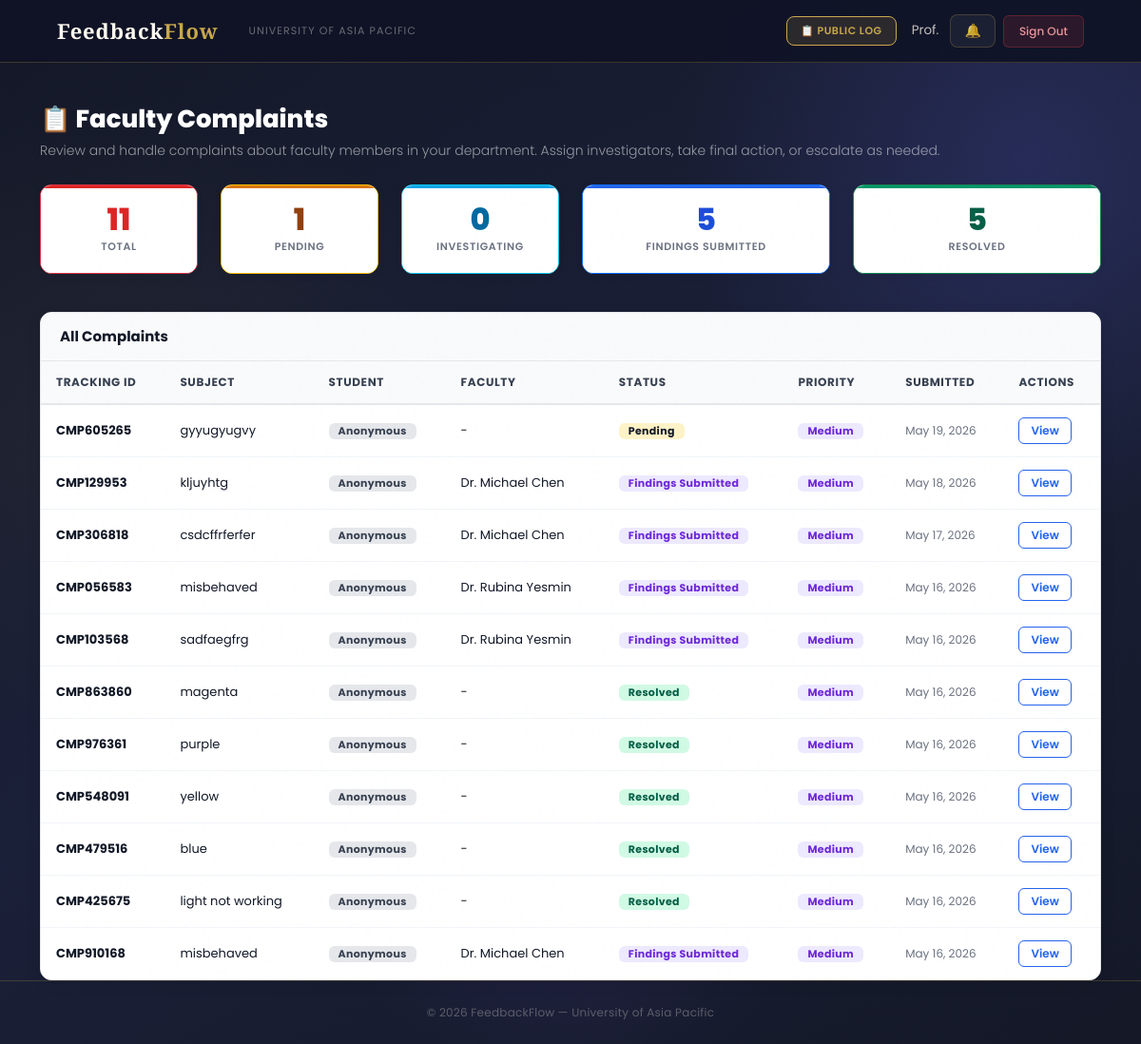
/complaints/hod/list/ (signed in), run on the app's committed database.
### users/models.py (models this page shows, shortened)
class User(AbstractBaseUser, PermissionsMixin):
    ROLE_CHOICES = (
        ('Student',   'Student'),
        ('Faculty',   'Faculty'),
        ('HOD',       'Head of Department'),
        ('Staff',     'Staff'),
        ('DAO',       'Dean of Administration Office'),
        ('Admin',     'Administrator'),
        ('Committee', 'Committee Member'),
    )
    DEPARTMENT_CHOICES = (
        ('DBA',          'Department of Business Administration'),
        ('CSE',          'Department of Computer Science and Engineering'),
        ('CE',           'Department of Civil Engineering'),
        ('EEE',          'Department of Electrical and Electronic Engineering'),
        ('Pharmacy',     'Department of Pharmacy'),
        ('Law',          'Department of Law and Human Rights'),
        ('English',      'Department of English'),
        ('Architecture', 'Department of Architecture'),
    )
    COMMITTEE_TYPE_CHOICES = (
        ('Harassment Committee', 'Harassment Committee'),
        ('Proctorial Committee', 'Proctorial Committee'),
    )
    email          = models.EmailField(unique=True, max_length=255)
    full_name      = models.CharField(max_length=150)
    role           = models.CharField(max_length=20, choices=ROLE_CHOICES)
    department     = models.CharField(max_length=100, choices=DEPARTMENT_CHOICES, null=True, blank=True)
    student_id     = models.CharField(max_length=50, unique=True, null=True, blank=True)
    committee_type = models.CharField(max_length=50, choices=COMMITTEE_TYPE_CHOICES, null=True, blank=True)
    is_active      = models.BooleanField(default=True)
    is_staff       = models.BooleanField(default=False)
    created_at     = models.DateTimeField(auto_now_add=True)
    updated_at     = models.DateTimeField(auto_now=True)
    USERNAME_FIELD  = 'email'
    REQUIRED_FIELDS = ['full_name']
    objects = UserManager()
    class Meta:
        verbose_name        = 'User'
        verbose_name_plural = 'Users'
        ordering            = ['-created_at']
    def get_short_name(self):
        return self.full_name.split()[0] if self.full_name else self.email

### complaints/models.py (models this page shows, shortened)
class Complaint(models.Model):
    COMPLAINT_TYPE_CHOICES = (
        ('Faculty',  'Complaint about Faculty'),
        ('HOD',      'Complaint about HOD'),
        ('Staff',    'Complaint about Staff'),
        ('Facility', 'Facility Issue'),
        ('Advice',   'General Advice'),
        ('Opinion',  'Opinion/Suggestion'),
    )
    STATUS_CHOICES = (
        ('Pending',             'Pending Review'),
        ('Under Investigation', 'Under Investigation'),
        ('Findings Submitted',  'Findings Submitted'),
        ('Resolved',            'Resolved'),
        ('Escalated',           'Escalated to Higher Authority'),
    )
    PRIORITY_CHOICES = (
        ('Low',    'Low'),
        ('Medium', 'Medium'),
        ('High',   'High'),
        ('Urgent', 'Urgent'),
    )
    student             = models.ForeignKey(settings.AUTH_USER_MODEL, on_delete=models.CASCADE, related_name='complaints_submitted')
    complaint_type      = models.CharField(max_length=20, choices=COMPLAINT_TYPE_CHOICES)
    resolution_deadline = models.DateField(null=True, blank=True, help_text='Deadline for resolving this complaint')
    subject             = models.CharField(max_length=200)
    description         = models.TextField()
    faculty_concerned   = models.ForeignKey(
        settings.AUTH_USER_MODEL, on_delete=models.SET_NULL,
        null=True, blank=True, related_name='complaints_against',
        limit_choices_to={'role__in': ['Faculty', 'HOD', 'Staff']}
    )
    location          = models.CharField(max_length=200, blank=True, null=True)
    status            = models.CharField(max_length=30, choices=STATUS_CHOICES, default='Pending')
    priority          = models.CharField(max_length=10, choices=PRIORITY_CHOICES, default='Medium')
    assigned_to       = models.ForeignKey(settings.AUTH_USER_MODEL, on_delete=models.SET_NULL, null=True, blank=True, related_name='complaints_assigned')
    is_anonymous      = models.BooleanField(default=False)
    final_action_note = models.TextField(blank=True, null=True)
    submitted_at      = models.DateTimeField(auto_now_add=True)
    updated_at        = models.DateTimeField(auto_now=True)
    resolved_at       = models.DateTimeField(null=True, blank=True)
    tracking_id       = models.CharField(max_length=20, unique=True, editable=False)
    class Meta:
        ordering        = ['-submitted_at']
        verbose_name    = 'Complaint'
        verbose_name_plural = 'Complaints'

### complaints/views.py (the view)
# urls.py: path('hod/list/', views.hod_complaints_list, name='hod_complaints_list'),
@login_required
def hod_complaints_list(request):
    if request.user.role != 'HOD':
        messages.error(request, 'Access denied. HOD only.')
        return redirect('login')
    mode = request.GET.get('mode', 'all')
    complaints_list = Complaint.objects.filter(
        Q(assigned_to=request.user) |
        Q(faculty_concerned__department=request.user.department)
    ).distinct().order_by('-submitted_at')
    context = {
        'complaints_list': complaints_list,
        'mode': mode,
        'total_complaints': complaints_list.count(),
        'pending': complaints_list.filter(status='Pending').count(),
        'investigating': complaints_list.filter(status='Under Investigation').count(),
        'findings_submitted': complaints_list.filter(status='Findings Submitted').count(),
        'resolved': complaints_list.filter(status='Resolved').count(),
        'escalated': complaints_list.filter(status='Escalated').count(),
        'page_title': 'Faculty Complaints'
    }
    return render(request, 'complaints/hod_complaints_list.html', context)

### users/context_processors.py (called while the page is built)
def notifications_count(request):
    if request.user.is_authenticated:
        from users.models import Notification, Announcement
        count = Notification.objects.filter(
            recipient=request.user,
            is_read=False
        ).count()
        active_announcements = []
        for ann in Announcement.objects.filter(is_active=True).order_by('-created_at')[:10]:
            if ann.is_visible_to(request.user):
                active_announcements.append(ann)
            if len(active_announcements) >= 3:
                break
        return {
            'unread_notifications_count': count,
            'active_announcements': active_announcements,
        }
    return {'unread_notifications_count': 0, 'active_announcements': []}

### complaints/templates/complaints/hod_complaints_list.html (shortened to what this page needs)
{% extends 'users/base.html' %}
{% block content %}
<div class="container mt-4">
    <div class="hod-page-header mb-4">
        <h2 class="hod-page-title">📋 Faculty Complaints</h2>
        <p class="hod-page-subtitle">
            Review and handle complaints about faculty members in your department.
            Assign investigators, take final action, or escalate as needed.
        </p>
    </div>
    <div class="row mb-4">
        <div class="col-md-2 mb-3">
            <div class="card hod-stat-card border-danger">
                <div class="card-body text-center">
                    <h3 class="mb-1">{{ total_complaints }}</h3>
                    <p class="text-muted mb-0" style="font-size:0.85rem;">Total</p>
                </div>
            </div>
        </div>
        <div class="col-md-2 mb-3">
            <div class="card hod-stat-card border-warning">
                <div class="card-body text-center">
                    <h3 class="mb-1">{{ pending }}</h3>
                    <p class="text-muted mb-0" style="font-size:0.85rem;">Pending</p>
                </div>
            </div>
        </div>
        <div class="col-md-2 mb-3">
            <div class="card hod-stat-card border-info">
                <div class="card-body text-center">
                    <h3 class="mb-1">{{ investigating }}</h3>
                    <p class="text-muted mb-0" style="font-size:0.85rem;">Investigating</p>
                </div>
            </div>
        </div>
        <div class="col-md-3 mb-3">
            <div class="card hod-stat-card border-primary">
                <div class="card-body text-center">
                    <h3 class="mb-1">{{ findings_submitted }}</h3>
                    <p class="text-muted mb-0" style="font-size:0.85rem;">Findings Submitted</p>
                </div>
            </div>
        </div>
        <div class="col-md-3 mb-3">
            <div class="card hod-stat-card border-success">
                <div class="card-body text-center">
                    <h3 class="mb-1">{{ resolved }}</h3>
                    <p class="text-muted mb-0" style="font-size:0.85rem;">Resolved</p>
                </div>
            </div>
        </div>
    </div>
    {% if complaints_list %}
    <div class="card hod-table-card">
        <div class="card-header bg-light">
            <h5 class="mb-0">All Complaints</h5>
        </div>
        <div class="card-body p-0">
            <div class="table-responsive">
                <table class="table table-hover mb-0">
                    <thead class="table-light">
                        <tr>
                            <th>Tracking ID</th>
                            <th>Subject</th>
                            <th>Student</th>
                            <th>Faculty</th>
                            <th>Status</th>
                            <th>Priority</th>
                            <th>Submitted</th>
                            <th>Actions</th>
                        </tr>
                    </thead>
                    <tbody>
                        {% for complaint in complaints_list %}
                        <tr>
                            <td>
                                <strong>{{ complaint.tracking_id }}</strong>
                            </td>
                            <td>{{ complaint.subject|truncatewords:5 }}</td>
                            <td>
                                {% if complaint.is_anonymous %}
                                    <span class="badge bg-secondary">Anonymous</span>
                                {% else %}
                                    {{ complaint.student.full_name }}
                                {% endif %}
                            </td>
                            <td>
                                {{ complaint.faculty_concerned.full_name|default:"-" }}
                            </td>
                            <td>
                                <span class="badge
                                    {% if complaint.status == 'Pending' %}bg-warning text-dark
                                    {% elif complaint.status == 'Under Investigation' %}bg-info
                                    {% elif complaint.status == 'Findings Submitted' %}bg-primary
                                    {% elif complaint.status == 'Resolved' %}bg-success
                                    {% elif complaint.status == 'Escalated' %}bg-danger
                                    {% else %}bg-secondary
                                    {% endif %}">
                                    {{ complaint.status }}
                                </span>
                            </td>
                            <td>
                                <span class="badge
                                    {% if complaint.priority == 'Low' %}bg-secondary
                                    {% elif complaint.priority == 'Medium' %}bg-primary
                                    {% elif complaint.priority == 'High' %}bg-warning text-dark
                                    {% elif complaint.priority == 'Urgent' %}bg-danger
                                    {% else %}bg-secondary
                                    {% endif %}">
                                    {{ complaint.priority }}
                                </span>
                            </td>
                            <td>
                                <small>{{ complaint.submitted_at|date:"M d, Y" }}</small>
                            </td>
                            <td>
                                <a href="{% url 'complaint_detail' complaint.id %}"
                                   class="btn btn-sm btn-outline-primary">
                                    View
                                </a>
                            </td>
                        </tr>
                        {% endfor %}
                    </tbody>
                </table>
            </div>
        </div>
    </div>
    {% endif %}
</div>
{% endblock %}

### users/templates/users/base.html (shortened to what this page needs)
<!DOCTYPE html>
<html lang="en">
<head>
    <link href="https://cdn.jsdelivr.net/npm/bootstrap@5.3.0/dist/css/bootstrap.min.css" rel="stylesheet">
</head>
<body>
    <nav class="navbar navbar-expand-lg">
        <div class="container-fluid d-flex align-items-center gap-3">
            <a class="navbar-brand" href="/">Feedback<em>Flow</em></a>
            <span class="navbar-text d-none d-md-inline">University of Asia Pacific</span>
            {% if user.is_authenticated %}
            <div class="ms-auto d-flex align-items-center gap-2">
                <a href="{% url 'public_log' %}" class="btn-bell"
                    style="font-size:11px; font-weight:600; text-transform:uppercase; letter-spacing:0.05em; background:rgba(201,168,76,.15); color:var(--gold) !important; border-color:var(--gold) !important;">
                    📋 Public Log
                </a>
                <span class="nav-user-info d-none d-md-inline ms-2">{{ user.get_short_name }}</span>
                <a href="{% url 'notifications' %}" class="btn-bell ms-1">
                    🔔
                </a>
                <a href="{% url 'logout' %}" class="btn-logout">Sign Out</a>
            </div>
            {% endif %}
        </div>
    </nav>
    <main>
        {% block content %}{% endblock %}
    </main>
    <footer>
        <p>© 2026 FeedbackFlow — University of Asia Pacific</p>
    </footer>
</body>
</html>

### data on the page
User: get_short_name "Prof."
Complaint: tracking_id "CMP605265", subject "gyyugyugvy", is_anonymous "Anonymous", faculty_concerned.full_name "-", status "Pending", priority "Medium", submitted_at "May 19, 2026"
Complaint: tracking_id "CMP129953", subject "kljuyhtg", is_anonymous "Anonymous", faculty_concerned.full_name "Dr. Michael Chen", status "Findings Submitted", priority "Medium", submitted_at "May 18, 2026"
Complaint: tracking_id "CMP306818", subject "csdcffrferfer", is_anonymous "Anonymous", faculty_concerned.full_name "Dr. Michael Chen", status "Findings Submitted", priority "Medium", submitted_at "May 17, 2026"
Complaint: tracking_id "CMP056583", subject "misbehaved", is_anonymous "Anonymous", faculty_concerned.full_name "Dr. Rubina Yesmin", status "Findings Submitted", priority "Medium", submitted_at "May 16, 2026"
Complaint: tracking_id "CMP103568", subject "sadfaegfrg", is_anonymous "Anonymous", faculty_concerned.full_name "Dr. Rubina Yesmin", status "Findings Submitted", priority "Medium", submitted_at "May 16, 2026"
Complaint: tracking_id "CMP863860", subject "magenta", is_anonymous "Anonymous", faculty_concerned.full_name "-", status "Resolved", priority "Medium", submitted_at "May 16, 2026"
Complaint: tracking_id "CMP976361", subject "purple", is_anonymous "Anonymous", faculty_concerned.full_name "-", status "Resolved", priority "Medium", submitted_at "May 16, 2026"
Complaint: tracking_id "CMP548091", subject "yellow", is_anonymous "Anonymous", faculty_concerned.full_name "-", status "Resolved", priority "Medium", submitted_at "May 16, 2026"
Complaint: tracking_id "CMP479516", subject "blue", is_anonymous "Anonymous", faculty_concerned.full_name "-", status "Resolved", priority "Medium", submitted_at "May 16, 2026"
Complaint: tracking_id "CMP425675", subject "light not working", is_anonymous "Anonymous", faculty_concerned.full_name "-", status "Resolved", priority "Medium", submitted_at "May 16, 2026"
Complaint: tracking_id "CMP910168", subject "misbehaved", is_anonymous "Anonymous", faculty_concerned.full_name "Dr. Michael Chen", status "Findings Submitted", priority "Medium", submitted_at "May 16, 2026"

### other printed values
{{ total_complaints }} "11"
{{ pending }} "1"
{{ investigating }} "0"
{{ findings_submitted }} "5"
{{ resolved }} "5"
